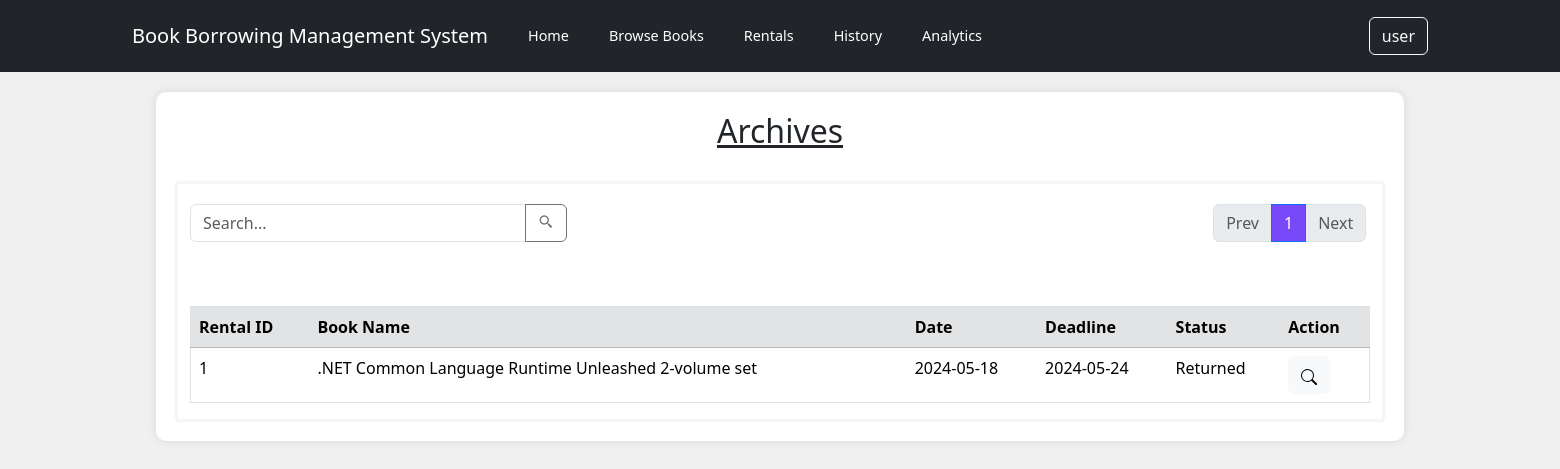
The page /reservationReturnArchived.php (signed in) on the database its author committed.
### tables this page shows
CREATE TABLE `history` (
  `rental_ID` int(5) NOT NULL,
  `id` int(5) NOT NULL,
  `borrowID` int(5) NOT NULL,
  `status_ID` int(5) NOT NULL,
  `rental_deadline` date NOT NULL,
  `rental_remark` varchar(255) DEFAULT NULL,
  `archived` int(1) NOT NULL
);

CREATE TABLE `book` (
  `id` int(5) NOT NULL,
  `bookTitle` varchar(255) NOT NULL,
  `pagesNumber` int(5) NOT NULL,
  `authorName` varchar(255) NOT NULL,
  `quantity` int(5) NOT NULL,
  `isbn` varchar(255) NOT NULL,
  `genre` varchar(255) NOT NULL,
  `publicationCompany` varchar(255) NOT NULL,
  `bookCover` varchar(255) DEFAULT NULL
);

CREATE TABLE `borrow` (
  `borrowID` int(5) NOT NULL,
  `bookID` int(5) NOT NULL,
  `userID` int(5) NOT NULL,
  `time` varchar(4) NOT NULL,
  `date` date NOT NULL
);

CREATE TABLE `history_status` (
  `status_ID` int(5) NOT NULL,
  `status_name` varchar(10) NOT NULL,
  `status_desc` varchar(255) NOT NULL
);

### reservationReturnArchived.php (the view, shortened to what this page needs)
<?php
include_once "./controllers/db_connection.php";
$records_per_page = 9;
if (isset($_GET['page']) && is_numeric($_GET['page'])) {
    $current_page = $_GET['page'];
} else {
    $current_page = 1;
}
$start_from = ($current_page - 1) * $records_per_page;
$userID = $_SESSION["id"];
$role = $_SESSION["role"];
if ($role == "1") {
    $sql = "SELECT h.*, hs.status_name, u.id, bor.*, bo.bookTitle
    FROM ((((history h
    INNER JOIN history_status hs ON h.status_ID = hs.status_ID)
    INNER JOIN user u ON h.id = u.id)
    INNER JOIN borrow bor ON h.borrowID  = bor.borrowID) INNER JOIN
    book bo ON bor.bookID = bo.id)
    WHERE h.id = '$userID' AND h.archived = 1 AND hs.status_ID = 2";
}
$sql .= " LIMIT $start_from, $records_per_page";
$result = mysqli_query($conn, $sql);
$total_pages_sql = "SELECT COUNT(*) AS total FROM history";
$result_total = mysqli_query($conn, $total_pages_sql);
$row_total = mysqli_fetch_assoc($result_total);
$total_records = $row_total['total'];
$total_pages = ceil($total_records / $records_per_page);
?>
<!DOCTYPE html>
<html lang="en">
<head>
    <link href="https://cdn.jsdelivr.net/npm/bootstrap@5.3.3/dist/css/bootstrap.min.css" rel="stylesheet">
    <link rel="stylesheet" href="./custom_css/navbar.css">
    <link rel="stylesheet" href="./custom_css/layout.css">
    <link rel="stylesheet" href="./custom_css/reservationHistory.css">
    <link href='https://unpkg.com/boxicons@2.1.4/css/boxicons.min.css' rel='stylesheet'>
</head>
<body>
    <nav class="navbar navbar-expand-lg navbar-dark bg-dark">
        <div class="container">
            <div class="row">
                <div class="col">
                    <p class="navbar-brand">Book Borrowing Management System</p>
                </div>
                <div class="col">
                    <a class="navbar-brand navbar-link" href="./homepage.php">Home</a>
                </div>
                <div class="col">
                    <a class="navbar-brand navbar-link" href="./bookCatalogueManage.php">Browse Books</a>
                </div>
                <div class="col">
                    <a class="navbar-brand navbar-link" href="#">Rentals</a>
                </div>
                <div class="col">
                    <a class="navbar-brand navbar-link" href="./reservationHistory.php">History</a>
                </div>
                <div class="col">
                    <a class="navbar-brand navbar-link" href="./reporting.php">Analytics</a>
                </div>
            </div>
            <form class="d-flex" action="<?php echo htmlspecialchars($_SERVER["PHP_SELF"]); ?>" method="post">
                <div class="dropdown">
                    <button class="btn btn-outline-light" type="button" id="dropdownMenuButton" data-bs-toggle="dropdown" aria-expanded="false">
                        <?php echo htmlspecialchars($_SESSION["username"]); ?>
                    </button>
                </div>
            </form>
        </div>
    </nav>
    <div class="container container-main">
        <h2 style="text-align:center;"><u>Archives</u></h2>
        <br>
        <div class="container container-sub">
            <div class="row">
                <div class="col-md-4">
                    <form class="input-group mb-3" action="reservationSearchReturnArc.php" method="post">
                        <input type="text" class="form-control" placeholder="Search..." aria-label="Search" aria-describedby="basic-addon2" name="search">
                        <button class="btn btn-outline-secondary" type="submit" id="button-addon2">
                            <i class='bx bx-search-alt-2'></i></button>
                    </form>
                </div>
                <div style="z-index: 10; position:absolute; right:-77%;">
                    <nav aria-label="Page navigation example">
                        <ul class="pagination">
                            <li class="page-item <?php echo ($current_page == 1) ? 'disabled' : ''; ?>">
                                <a class="page-link" href="<?php echo ($current_page == 1) ? '#' : 'reservationHistory.php?page=' . ($current_page - 1); ?>">Prev</a>
                            </li>
                            <?php for ($i = 1; $i <= $total_pages; $i++) : ?>
                                <li class="page-item <?php echo ($i == $current_page) ? 'active' : ''; ?>">
                                    <a class="page-link" style="background-color: #7749F8;" href="reservationHistory.php?page=<?php echo $i; ?>"><?php echo $i; ?></a>
                                </li>
                            <?php endfor; ?>
                            <li class="page-item <?php echo ($current_page == $total_pages) ? 'disabled' : ''; ?>">
                                <a class="page-link" href="<?php echo ($current_page == $total_pages) ? '#' : 'reservationHistory.php?page=' . ($current_page + 1); ?>">Next</a>
                            </li>
                        </ul>
                    </nav>
                </div>
            </div>
            <br><br>
                <form method="post">
                    <table border="1" class="table table-hover" style="width: 100%">
                        <tr class="thread">
                            <th class="table-secondary" scope="col">Rental ID</th>
                            <th class="table-secondary" scope="col">Book Name</th>
                            <th class="table-secondary" scope="col">Date</th>
                            <th class="table-secondary" scope="col">Deadline</th>
                            <th class="table-secondary" scope="col">Status</th>
                            <th class="table-secondary" scope="col">Action</th>
                        </tr>
                        <tr>
                            <?php  if (mysqli_num_rows($result) > 0){
                                while($row = mysqli_fetch_assoc($result)){
                                $rentID = $row["rental_ID"];
                                $bookTitle = $row["bookTitle"];
                                $date = $row["date"];
                                $deadline = $row["rental_deadline"];
	                            $status = $row["status_name"];
                            ?>
                                <td><?php echo $rentID; ?></td>
		                        <td><?php echo $bookTitle; ?></td>
                                <td><?php echo $date; ?></td>
                                <td><?php echo $deadline; ?></td>
                                <td><?php echo $status; ?></td>
		                        <td>
                                <a><button class="btn btn-light" type="button" onclick="window.location.href='/bbms/reservationView.php?historyid=<?php echo $rentID; ?>';"><svg xmlns="http://www.w3.org/2000/svg" width="16" height="16" fill="currentColor" class="bi bi-search" viewBox="0 0 16 16"><path d="M11.742 10.344a6.5 6.5 0 1 0-1.397 1.398h-.001q.044.06.098.115l3.85 3.85a1 1 0 0 0 1.415-1.414l-3.85-3.85a1 1 0 0 0-.115-.1zM12 6.5a5.5 5.5 0 1 1-11 0 5.5 5.5 0 0 1 11 0"/></svg></button></a>
		                        </td>
	                    </tr>
                        <?php
                                }
                            }
                            else{
                                echo "0 results";
                            }
                        ?>
                    </table>
                </form>
            </div>
        </div>
</body>
</html>

### custom_css/navbar.css (style rules this page uses)
.navbar-brand { display: flex; align-items: center; justify-content: center; height: 100%; }
.navbar-link { font-size: 0.9rem; }

### custom_css/layout.css (style rules this page uses)
body { background-color: #f0f0f0; }
.container-main { margin-top: 20px; margin-left: auto; margin-right: auto; width: 80%; padding: 20px; background-color: white; border-radius: 10px; box-shadow: 0px 0px 10px rgba(0, 0, 0, 0.1); }
.dropdown { position: relative; display: inline-block; }

### custom_css/reservationHistory.css (style rules this page uses)
.container-sub { box-shadow: 0px 0px 3px rgba(0, 0, 0, 0.1); border: 2px solid whitesmoke; }
.container-sub .input-group, .container-sub .dropdown, .container-sub .pagination { margin-top: 20px; }

### reservationReturnArchived.php (style rules this page uses)
.dropdown { position: relative; display: inline-block; }

### rows shown on the page
history: rental_ID "1", book.bookTitle ".NET Common Language Runtime Unleashed 2-volume set", borrowID.date "2024-05-18", rental_deadline "2024-05-24", status_ID.status_name "Returned"

### other values the page prints
$_SESSION["username"] "user"
